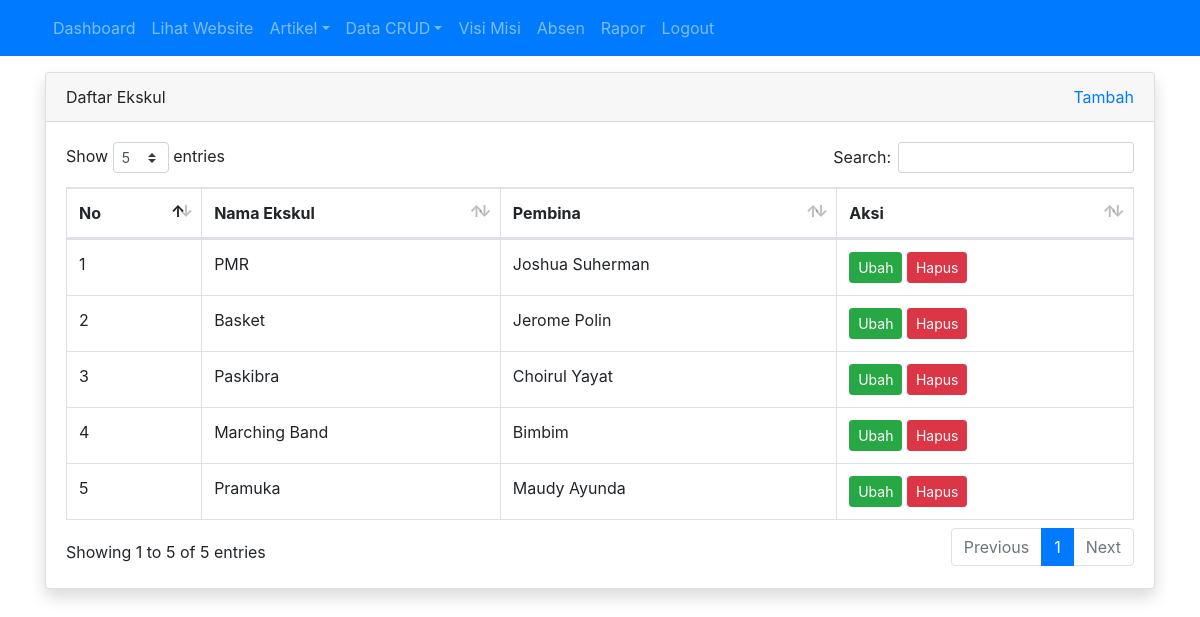
Screenshot of /admin/ekskul/index.php (signed in) with the database file from the repository.
### tables this page shows
CREATE TABLE `tbl_ekskul` (
  `id` int(15) NOT NULL,
  `nama_ekskul` varchar(255) DEFAULT NULL,
  `pembina` varchar(255) DEFAULT NULL
);

### admin/ekskul/index.php (the view, shortened to what this page needs)
<?php
require_once '../../koneksi.php';
$query = mysqli_query($koneksi, "SELECT id, nama_ekskul, pembina FROM tbl_ekskul");
$no = 1;
?>
<!DOCTYPE html>
<html>
<head>
	<link rel="stylesheet" href="../../resources/datatables/datatables.min.css">
	<link rel="stylesheet" href="../../resources/css/bootstrap.min.css">
</head>
<body>
	<?php require_once '../navbar.php'; ?>
	<div class="container mt-3">
		<div class="row">
			<div class="col">
				<div class="card shadow">
					<div class="card-header">
						<div class="clearfix">
							<div class="float-left">
								Daftar Ekskul
							</div>
							<div class="float-right">
								<a href="tambah.php">Tambah</a>
							</div>
						</div>
					</div>
					<div class="card-body">
						<table id="table_id" class="dataTable table table-bordered">
						    <thead>
						        <tr>
						            <th>No</th>
						            <th>Nama Ekskul</th>
						            <th>Pembina</th>
						            <th>Aksi</th>
						        </tr>
						    </thead>
						    <tbody>
								<?php while($row = mysqli_fetch_assoc($query)) : ?>
						        	<tr>
						        		<td><?= $no++ ?></td>
						        		<td><?= $row['nama_ekskul'] ?></td>
						        		<td><?= $row['pembina'] ?></td></td>
						        		<td>
						        			<a href="ubah.php?id=<?= $row['id'] ?>" class="btn btn-success btn-sm">Ubah</a>
											<a href="hapus.php?id=<?= $row['id'] ?>" class="btn btn-danger btn-sm" onclick="return confirm('apakah anda yakin?')">Hapus</a>
						        		</td>
						        	</tr>
								<?php endwhile; ?>
						    </tbody>
						</table>
					</div>
				</div>
			</div>
		</div>
	</div>
</body>
</html>

### rows the page displays
tbl_ekskul: nama_ekskul "PMR", pembina "Joshua Suherman"
tbl_ekskul: nama_ekskul "Basket", pembina "Jerome Polin"
tbl_ekskul: nama_ekskul "Paskibra", pembina "Choirul Yayat"
tbl_ekskul: nama_ekskul "Marching Band", pembina "Bimbim"
tbl_ekskul: nama_ekskul "Pramuka", pembina "Maudy Ayunda"
